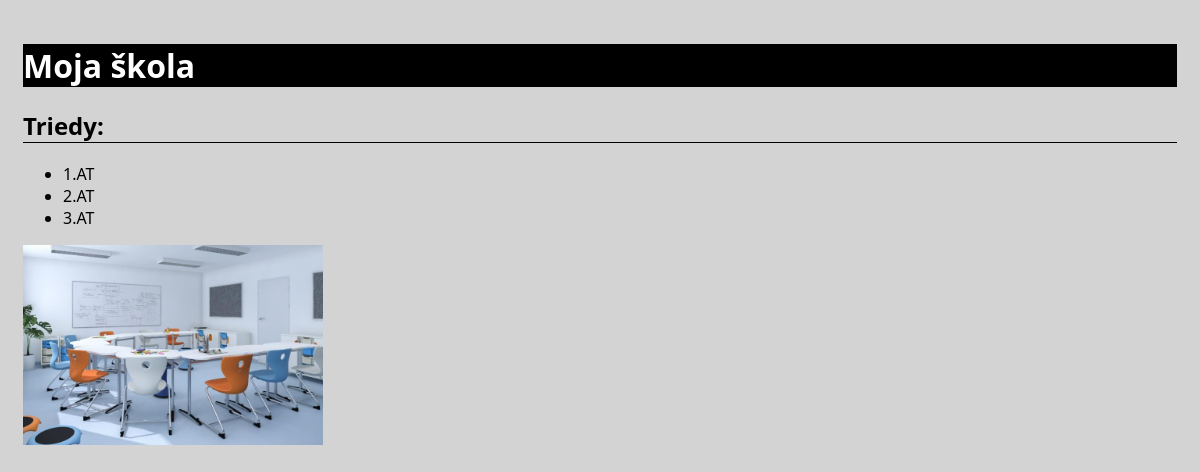
The app's page /skola/triedy/, older data.
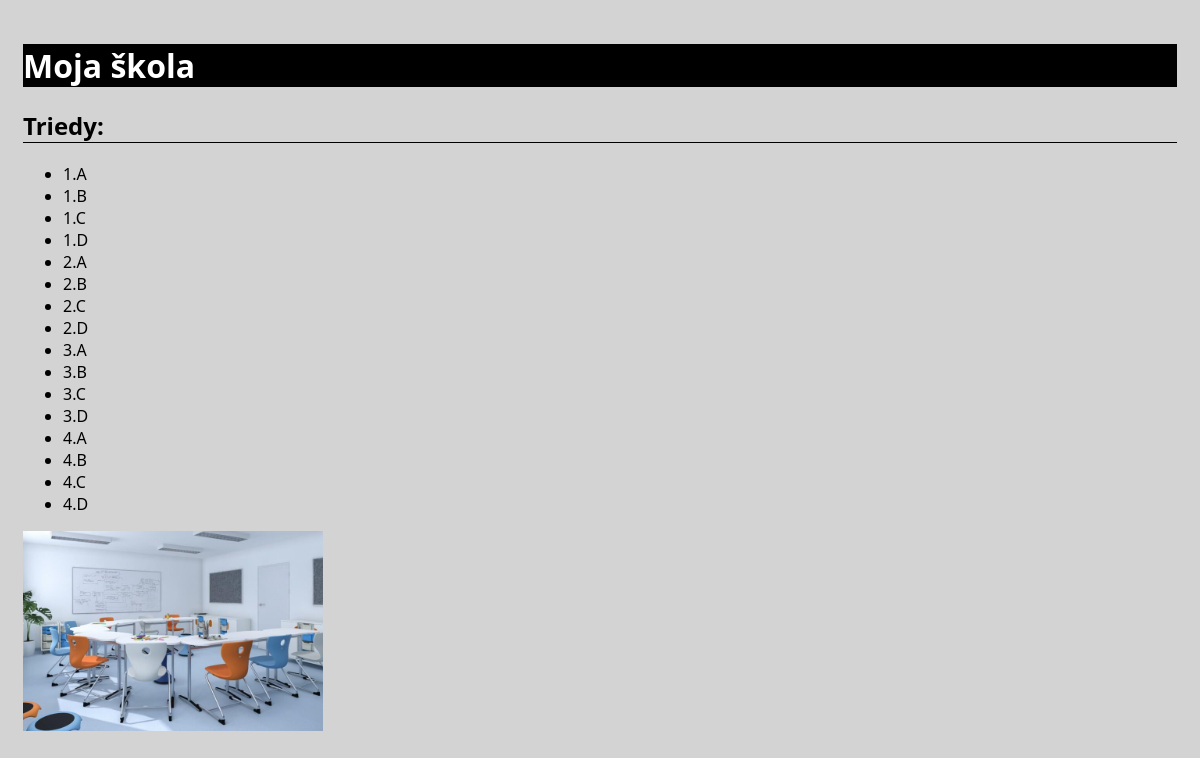
The same page, newer data.
### skola/models.py (models this page shows)
class Trieda(models.Model):
    nazov = models.CharField(max_length=10)
    def __str__(self):
        return f"{self.nazov}"

### skola/views.py (the view)
# urls.py: path('triedy/', views.vypis_triedy, name="triedy"),
def vypis_triedy(request):
    triedy = Trieda.objects.all().order_by("nazov")
    return render(request, "skola/index.html", {"triedy":triedy})

### skola/templates/skola/index.html (shortened to what this page needs)
{% load static %}
<!DOCTYPE html>
<html lang="en">
<head>
    <link rel="stylesheet" href="{% static 'skola/skola.css'%}">
</head>
<body>
    <h1>Moja škola</h1>
    {% if triedy %}
    <h2>Triedy:</h2>
    <ul>
        {% for trieda in triedy %}
        <li>{{trieda}}</li>
        {% endfor %}
    </ul>
    {% endif %}
    <img src="{% static 'skola/skola.jpg' %}" alt="skola" width="300">
</body>
</html>

### skola/static/skola/skola.css (style rules this page uses)
body { padding: 15px; font-family:'Segoe UI', Tahoma, Geneva, Verdana, sans-serif; background-color:lightgray; }
h1 { background-color: black; color: white; }
h2 { border-bottom: 1px solid; }

Row changes from the older to the newer data that the page shows:
removed Trieda: nazov "1.AT"
removed Trieda: nazov "2.AT"
removed Trieda: nazov "3.AT"
added Trieda: nazov "1.A"
added Trieda: nazov "1.B"
added Trieda: nazov "1.C"
added Trieda: nazov "1.D"
added Trieda: nazov "2.A"
added Trieda: nazov "2.B"
added Trieda: nazov "2.C"
added Trieda: nazov "2.D"
added Trieda: nazov "3.A"
added Trieda: nazov "3.B"
added Trieda: nazov "3.C"
added Trieda: nazov "3.D"
added Trieda: nazov "4.A"
added Trieda: nazov "4.B"
added Trieda: nazov "4.C"
added Trieda: nazov "4.D"
